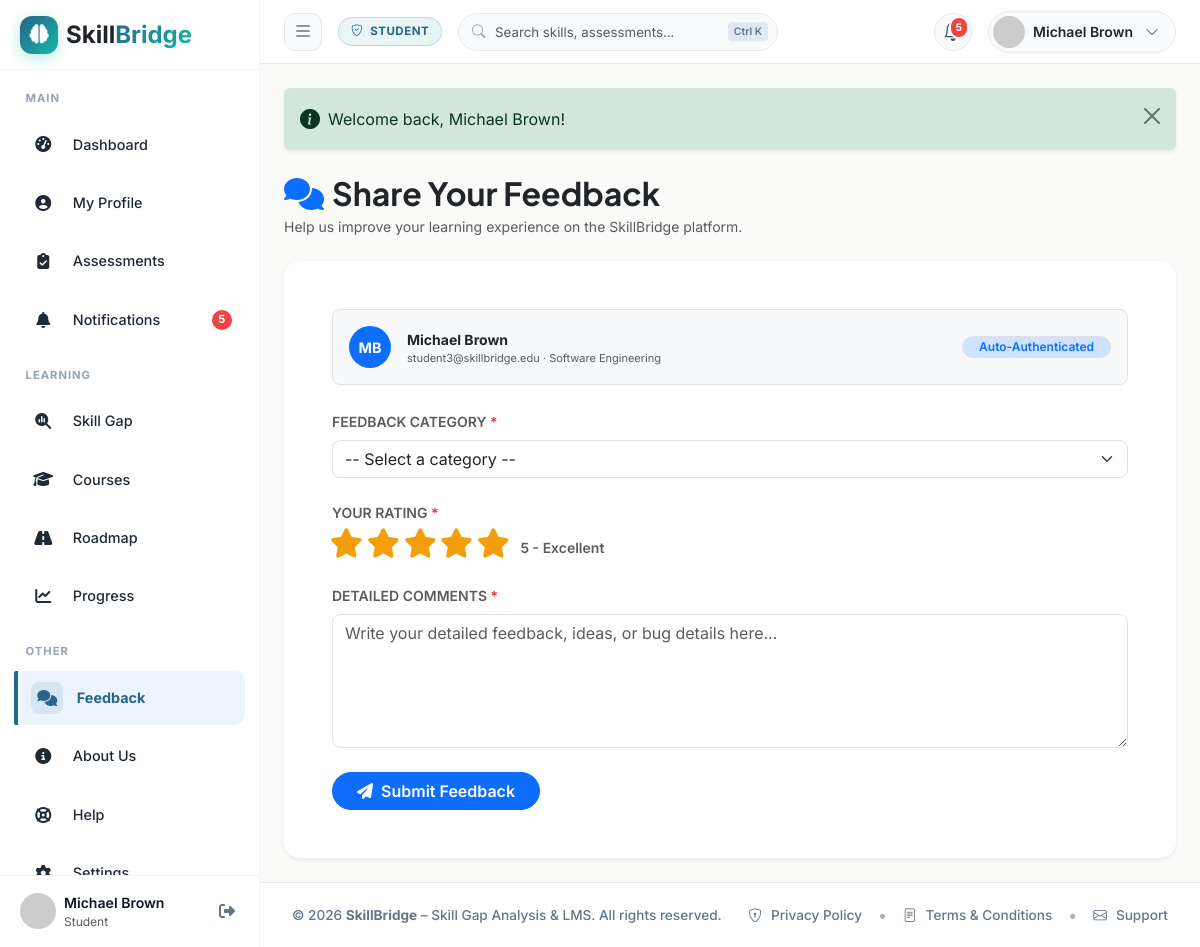
The page /student/feedback.php (signed in) on the database its author committed.
### tables this page shows
CREATE TABLE `students` (
  `id` int(11) NOT NULL,
  `user_id` int(11) NOT NULL,
  `student_code` varchar(20) NOT NULL,
  `first_name` varchar(50) NOT NULL,
  `last_name` varchar(50) NOT NULL,
  `college_name` varchar(255) DEFAULT NULL,
  `avatar` varchar(255) DEFAULT 'default-avatar.png',
  `bio` varchar(255) DEFAULT NULL,
  `city_location` varchar(100) DEFAULT 'Mumbai, India',
  `phone` varchar(20) DEFAULT NULL,
  `department` varchar(100) NOT NULL DEFAULT 'Computer Science',
  `current_semester` int(11) NOT NULL DEFAULT 1,
  `created_at` datetime DEFAULT current_timestamp()
);

CREATE TABLE `users` (
  `id` int(11) NOT NULL,
  `username` varchar(50) NOT NULL,
  `email` varchar(100) NOT NULL,
  `password` varchar(255) NOT NULL,
  `role` enum('student','faculty','admin') NOT NULL DEFAULT 'student',
  `status` varchar(20) NOT NULL DEFAULT 'active',
  `remember_token` varchar(255) DEFAULT NULL,
  `reset_token` varchar(255) DEFAULT NULL,
  `reset_token_expiry` datetime DEFAULT NULL,
  `email_verified` tinyint(1) NOT NULL DEFAULT 1,
  `email_verification_otp` varchar(10) DEFAULT NULL,
  `otp_expiry` datetime DEFAULT NULL,
  `created_at` datetime DEFAULT current_timestamp(),
  `updated_at` datetime DEFAULT current_timestamp() ON UPDATE current_timestamp(),
  `theme` varchar(20) NOT NULL DEFAULT 'system'
);

### config/database.php (called while the page is built, shortened)
<?php
class Database {
    private static ?Database $instance = null;
    private ?PDO $pdo = null;
    private function __construct() {
        try {
            $dsn = "mysql:host=" . DB_HOST . ";port=" . DB_PORT . ";dbname=" . DB_NAME . ";charset=utf8mb4";
            $options = [
                PDO::ATTR_ERRMODE            => PDO::ERRMODE_EXCEPTION,
                PDO::ATTR_DEFAULT_FETCH_MODE => PDO::FETCH_ASSOC,
                PDO::ATTR_EMULATE_PREPARES   => false,
            ];
            $this->pdo = new PDO($dsn, DB_USER, DB_PASS, $options);
        } catch (PDOException $e) {
            die("<div style='font-family:sans-serif; padding:20px; background:#fee2e2; color:#991b1b; border:1px solid #f87171; border-radius:8px; margin:20px;'>
                <h2>Database Connection Error</h2>
                <p>Unable to connect to MySQL database <strong>" . DB_NAME . "</strong>.</p>
                <p><strong>Error Message:</strong> " . htmlspecialchars($e->getMessage()) . "</p>
                <hr>
                <p><em>Please make sure MySQL is running in XAMPP and you have imported <code>sql/skillbridge_db.sql</code>.</em></p>
            </div>");
        }
    }
    public static function getInstance(): Database {
        if (self::$instance === null) {
            self::$instance = new Database();
        }
        return self::$instance;
    }
    public function query(string $sql, array $params = []): PDOStatement {
        $stmt = $this->pdo->prepare($sql);
        $stmt->execute($params);
        return $stmt;
    }
    public function fetch(string $sql, array $params = []): ?array {
        $stmt = $this->query($sql, $params);
        $result = $stmt->fetch();
        return $result !== false ? $result : null;
    }
}

### student/feedback.php (the view, shortened to what this page needs)
<?php
require_once __DIR__ . '/../config/database.php';
$studentId = $_SESSION['profile_id'];
$db        = Database::getInstance();
$student = $db->fetch(
    "SELECT s.*, u.username, u.email, u.role
     FROM students s
     JOIN users u ON s.user_id = u.id
     WHERE s.id = ?",
    [$studentId]
);
$studentName = htmlspecialchars(($student['first_name'] ?? 'Student') . ' ' . ($student['last_name'] ?? ''));
include __DIR__ . '/../includes/header.php';
?>
<div class="dash-content">
  <div class="d-flex justify-content-between align-items-center flex-wrap gap-3 mb-4 max-w-4xl mx-auto">
    <div>
      <h2 class="fw-bold text-dark mb-1"><i class="fa-solid fa-comments text-primary me-2"></i>Share Your Feedback</h2>
      <p class="text-muted small mb-0">Help us improve your learning experience on the SkillBridge platform.</p>
    </div>
  </div>
  <div class="max-w-4xl mx-auto">
    <div class="card border-0 shadow-sm rounded-4 p-4 p-md-5 bg-white" id="feedback-section">
      <div class="p-3 bg-light rounded-3 border mb-4 d-flex align-items-center justify-content-between flex-wrap gap-2">
        <div class="d-flex align-items-center gap-3">
          <div class="avatar-placeholder rounded-circle bg-primary text-white d-flex align-items-center justify-content-center fw-bold" style="width: 42px; height: 42px; font-size: 0.9rem;">
            <?= strtoupper(substr($student['first_name'] ?? 'S', 0, 1) . substr($student['last_name'] ?? 'U', 0, 1)) ?>
          </div>
          <div>
            <div class="fw-bold text-dark small"><?= $studentName ?></div>
            <div class="text-muted" style="font-size: 11px;"><?= htmlspecialchars($student['email'] ?? '') ?> · <?= htmlspecialchars($student['department'] ?? 'CS') ?></div>
          </div>
        </div>
        <span class="badge bg-primary-subtle text-primary border rounded-pill px-3 py-1 small fw-semibold">Auto-Authenticated</span>
      </div>
      <form action="<?= BASE_URL ?>student/feedback.php" method="POST">
        <div class="mb-4">
          <label class="form-label small fw-semibold text-muted">FEEDBACK CATEGORY <span class="text-danger">*</span></label>
          <select name="category" class="form-select rounded-3" required>
            <option value="" disabled selected>-- Select a category --</option>
          </select>
        </div>
        <div class="mb-4">
          <label class="form-label small fw-semibold text-muted d-block">YOUR RATING <span class="text-danger">*</span></label>
          <div class="star-rating" id="starRating">
            <i class="fa-solid fa-star active" data-value="1"></i>
            <i class="fa-solid fa-star active" data-value="2"></i>
            <i class="fa-solid fa-star active" data-value="3"></i>
            <i class="fa-solid fa-star active" data-value="4"></i>
            <i class="fa-solid fa-star active" data-value="5"></i>
          </div>
          <span class="text-muted ms-2 small fw-semibold" id="ratingLabel">5 - Excellent</span>
        </div>
        <div class="mb-4">
          <label class="form-label small fw-semibold text-muted">DETAILED COMMENTS <span class="text-danger">*</span></label>
          <textarea name="message" rows="5" class="form-control rounded-3" placeholder="Write your detailed feedback, ideas, or bug details here..." required></textarea>
        </div>
        <button type="submit" class="btn btn-primary rounded-pill px-4 py-2.5 fw-semibold small">
          <i class="fa-solid fa-paper-plane me-1"></i> Submit Feedback
        </button>
      </form>
    </div>
  </div>
</div>
<?php include __DIR__ . '/../includes/footer.php'; ?>

### student/feedback.php (style rules this page uses)
.star-rating { display: inline-flex; gap: 8px; font-size: 1.6rem; color: #CBD5E1; cursor: pointer; }
.star-rating i { transition: color 0.2s ease, transform 0.15s ease; }
.star-rating i.active, .star-rating i:hover { color: #F59E0B; transform: scale(1.15); }

### rows shown on the page
students: first_name+last_name "MB", studentName "Michael Brown", user.email "student3@skillbridge.edu", department "Software Engineering"

### other values the page prints
$unreadNotifCount "5"
$sidebarUserName "Michael Brown"
$sidebarSubTitle "Student"
$userRole "STUDENT"
$unreadCount "5"
$fullName "Michael Brown"
$flash['message'] "Welcome back, Michael Brown!"
